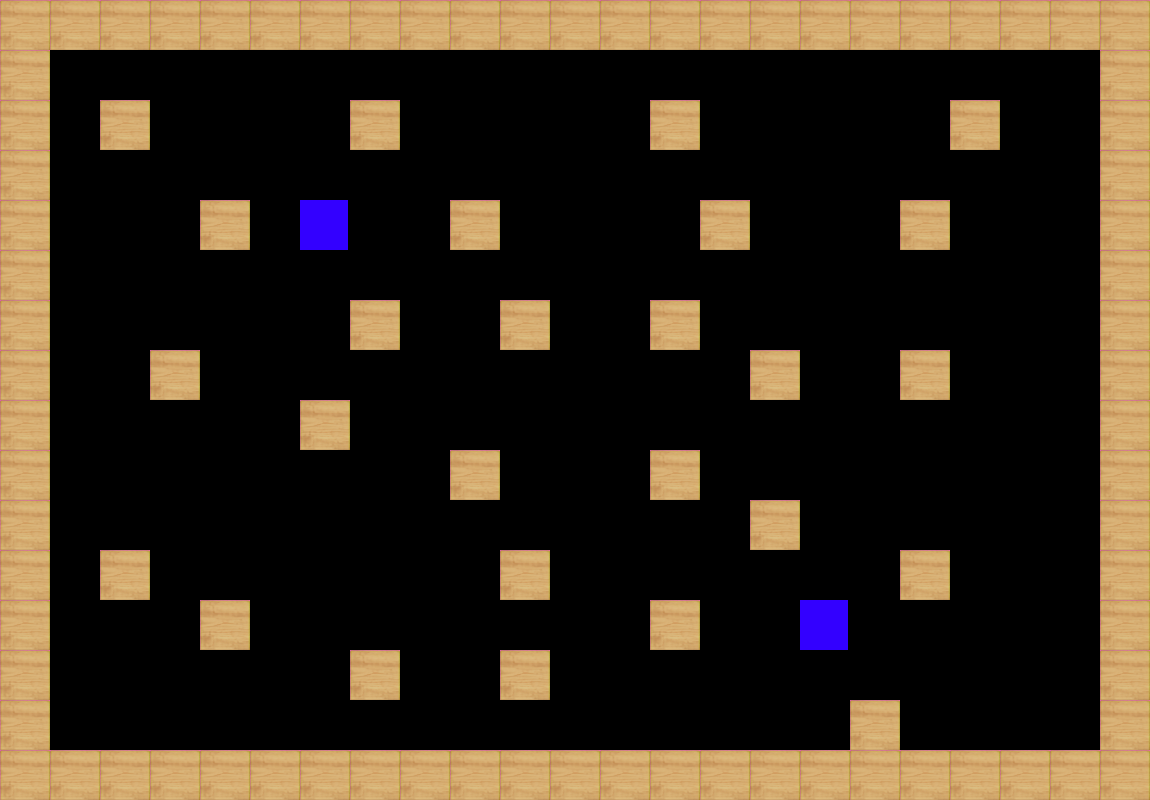

Rendered tile map (Tiled .tmx) drawn with the repository's tilesets; below, a short description and the full map source, tile grids included:
An orthogonal 23x16 tile map with 50x50 px tiles, 1 tile layer (Calque de Tuiles 1).

<map version="1.10" tiledversion="1.11.0" orientation="orthogonal" renderorder="right-down" width="23" height="16" tilewidth="50" tileheight="50" infinite="0" nextlayerid="2" nextobjectid="1">
 <editorsettings>
  <export target="6Joueurs-Niveau6.json" format="json" />
 </editorsettings>
 <tileset firstgid="1" source="wii tanks.tsx" />
 <layer id="1" name="Calque de Tuiles 1" width="23" height="16">
  <data encoding="csv">
1,1,1,1,1,1,1,1,1,1,1,1,1,1,1,1,1,1,1,1,1,1,1,
1,10,10,10,10,10,10,10,10,10,10,10,10,10,10,10,10,10,10,10,10,10,1,
1,10,1,10,10,10,10,1,10,10,10,10,10,1,10,10,10,10,10,1,10,10,1,
1,10,10,10,10,10,10,10,10,10,10,10,10,10,10,10,10,10,10,10,10,10,1,
1,10,10,10,1,10,3,10,10,1,10,10,10,10,1,10,10,10,1,10,10,10,1,
1,10,10,10,10,10,10,10,10,10,10,10,10,10,10,10,10,10,10,10,10,10,1,
1,10,10,10,10,10,10,1,10,10,1,10,10,1,10,10,10,10,10,10,10,10,1,
1,10,10,1,10,10,10,10,10,10,10,10,10,10,10,1,10,10,1,10,10,10,1,
1,10,10,10,10,10,1,10,10,10,10,10,10,10,10,10,10,10,10,10,10,10,1,
1,10,10,10,10,10,10,10,10,1,10,10,10,1,10,10,10,10,10,10,10,10,1,
1,10,10,10,10,10,10,10,10,10,10,10,10,10,10,1,10,10,10,10,10,10,1,
1,10,1,10,10,10,10,10,10,10,1,10,10,10,10,10,10,10,1,10,10,10,1,
1,10,10,10,1,10,10,10,10,10,10,10,10,1,10,10,3,10,10,10,10,10,1,
1,10,10,10,10,10,10,1,10,10,1,10,10,10,10,10,10,10,10,10,10,10,1,
1,10,10,10,10,10,10,10,10,10,10,10,10,10,10,10,10,1,10,10,10,10,1,
1,1,1,1,1,1,1,1,1,1,1,1,1,1,1,1,1,1,1,1,1,1,1
</data>
 </layer>
</map>
